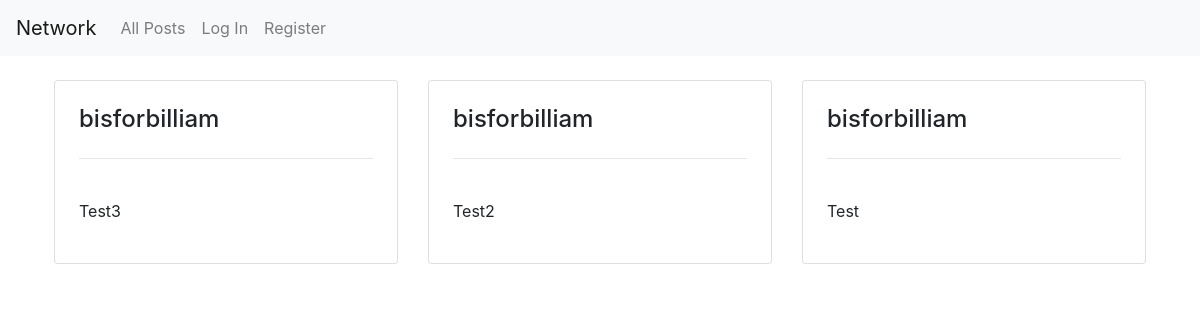
Before: / with the older database file.
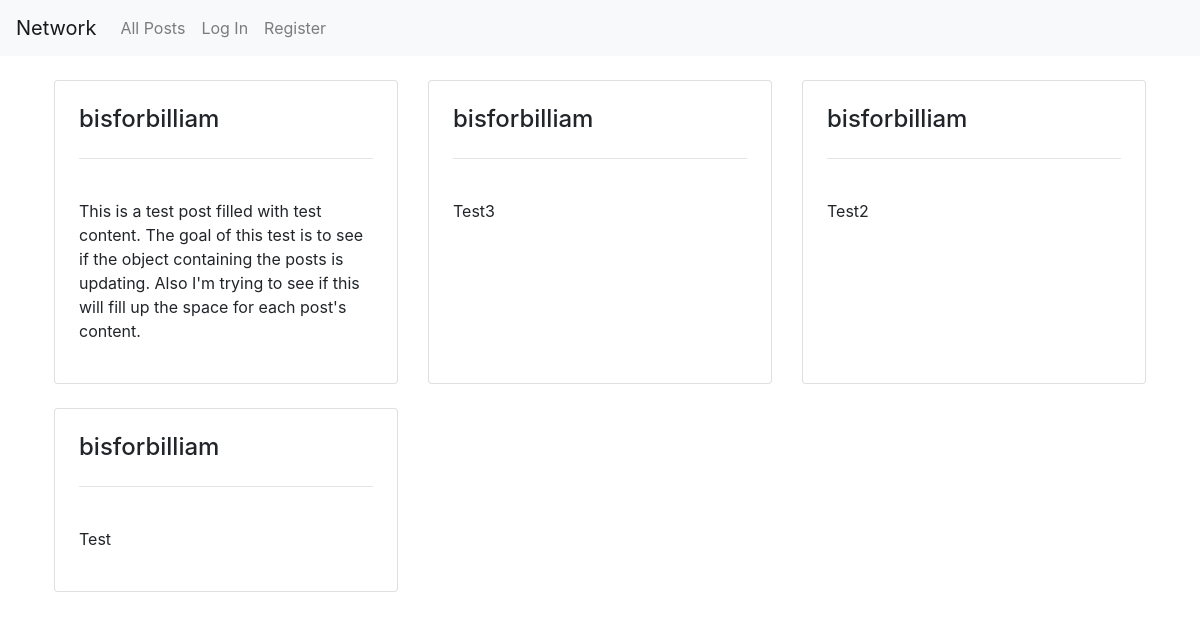
After: the same page with the newer database file.
### network/models.py (models this page shows, shortened)
class Entry(models.Model):
    post_id = models.AutoField(primary_key=True, default=None)
    poster = models.ForeignKey(User, on_delete=models.CASCADE, related_name="poster")
    content = models.TextField(default=None)
    timestamp = models.DateTimeField(auto_now_add=True)
    likes = models.IntegerField(default=0)

class User(AbstractUser):
    pass

### network/views.py (the view)
# urls.py: path("", views.index, name="index"),
def index(request):
    allPosts = Entry.objects.all().order_by("-timestamp")
    paginator = Paginator(allPosts, 10)
    pageNumber = request.GET.get('page')
    pageObject = paginator.get_page(pageNumber)
    return render(request, "network/index.html", {
        "posts": pageObject
    })

### network/templates/network/index.html (shortened to what this page needs)
{% extends "network/layout.html" %}
{% block body %}
    <div class="container p-4">
        <div class="row">
            {% for post in posts %}
                <div class="col-lg-4 col-md-6 col-sm-12 pb-4">
                    <div class= "card h-100 p-4">
                        <h4>{{post.poster}}</h4>
                        <hr>
                        <br>
                        <p>{{post.content}}</p>
                    </div>
                </div>
            {% endfor %}
        </div>
    </div>
{% endblock %}

Changed rows visible on the page:
added Entry: poster "bisforbilliam", content "This is a test post filled with test content. The goal of this test is to see if the object containing the posts is updating. Also I'm trying to see if this will fill up the space for each post's content."
